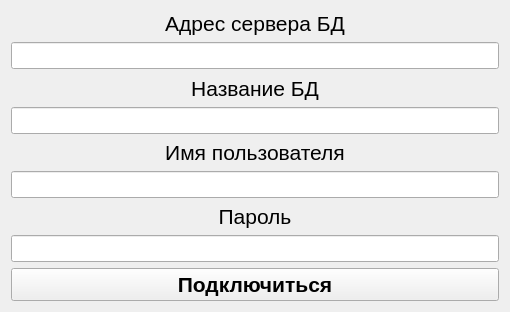
<?xml version="1.0" encoding="UTF-8"?>
<ui version="4.0">
 <class>login</class>
 <widget class="QWidget" name="login">
  <property name="geometry">
   <rect>
    <x>0</x>
    <y>0</y>
    <width>510</width>
    <height>312</height>
   </rect>
  </property>
  <property name="windowTitle">
   <string>Form</string>
  </property>
  <layout class="QGridLayout" name="gridLayout">
   <item row="8" column="0">
    <widget class="QPushButton" name="pushButton">
     <property name="font">
      <font>
       <pointsize>16</pointsize>
       <bold>true</bold>
      </font>
     </property>
     <property name="text">
      <string>Подключиться</string>
     </property>
    </widget>
   </item>
   <item row="7" column="0">
    <widget class="QLineEdit" name="lineEdit_4">
     <property name="font">
      <font>
       <pointsize>12</pointsize>
      </font>
     </property>
     <property name="alignment">
      <set>Qt::AlignmentFlag::AlignCenter</set>
     </property>
    </widget>
   </item>
   <item row="0" column="0">
    <widget class="QLabel" name="label">
     <property name="font">
      <font>
       <pointsize>16</pointsize>
      </font>
     </property>
     <property name="text">
      <string>Адрес сервера БД</string>
     </property>
     <property name="alignment">
      <set>Qt::AlignmentFlag::AlignCenter</set>
     </property>
    </widget>
   </item>
   <item row="6" column="0">
    <widget class="QLabel" name="label_4">
     <property name="font">
      <font>
       <pointsize>16</pointsize>
      </font>
     </property>
     <property name="text">
      <string>Пароль</string>
     </property>
     <property name="alignment">
      <set>Qt::AlignmentFlag::AlignCenter</set>
     </property>
    </widget>
   </item>
   <item row="2" column="0">
    <widget class="QLabel" name="label_2">
     <property name="font">
      <font>
       <pointsize>16</pointsize>
      </font>
     </property>
     <property name="text">
      <string>Название БД</string>
     </property>
     <property name="alignment">
      <set>Qt::AlignmentFlag::AlignCenter</set>
     </property>
    </widget>
   </item>
   <item row="5" column="0">
    <widget class="QLineEdit" name="lineEdit_3">
     <property name="font">
      <font>
       <pointsize>12</pointsize>
      </font>
     </property>
     <property name="alignment">
      <set>Qt::AlignmentFlag::AlignCenter</set>
     </property>
    </widget>
   </item>
   <item row="1" column="0">
    <widget class="QLineEdit" name="lineEdit">
     <property name="font">
      <font>
       <pointsize>12</pointsize>
      </font>
     </property>
     <property name="alignment">
      <set>Qt::AlignmentFlag::AlignCenter</set>
     </property>
    </widget>
   </item>
   <item row="3" column="0">
    <widget class="QLineEdit" name="lineEdit_2">
     <property name="font">
      <font>
       <pointsize>12</pointsize>
      </font>
     </property>
     <property name="alignment">
      <set>Qt::AlignmentFlag::AlignCenter</set>
     </property>
    </widget>
   </item>
   <item row="4" column="0">
    <widget class="QLabel" name="label_3">
     <property name="font">
      <font>
       <pointsize>16</pointsize>
      </font>
     </property>
     <property name="text">
      <string>Имя пользователя</string>
     </property>
     <property name="alignment">
      <set>Qt::AlignmentFlag::AlignCenter</set>
     </property>
    </widget>
   </item>
  </layout>
 </widget>
 <resources/>
 <connections/>
</ui>
